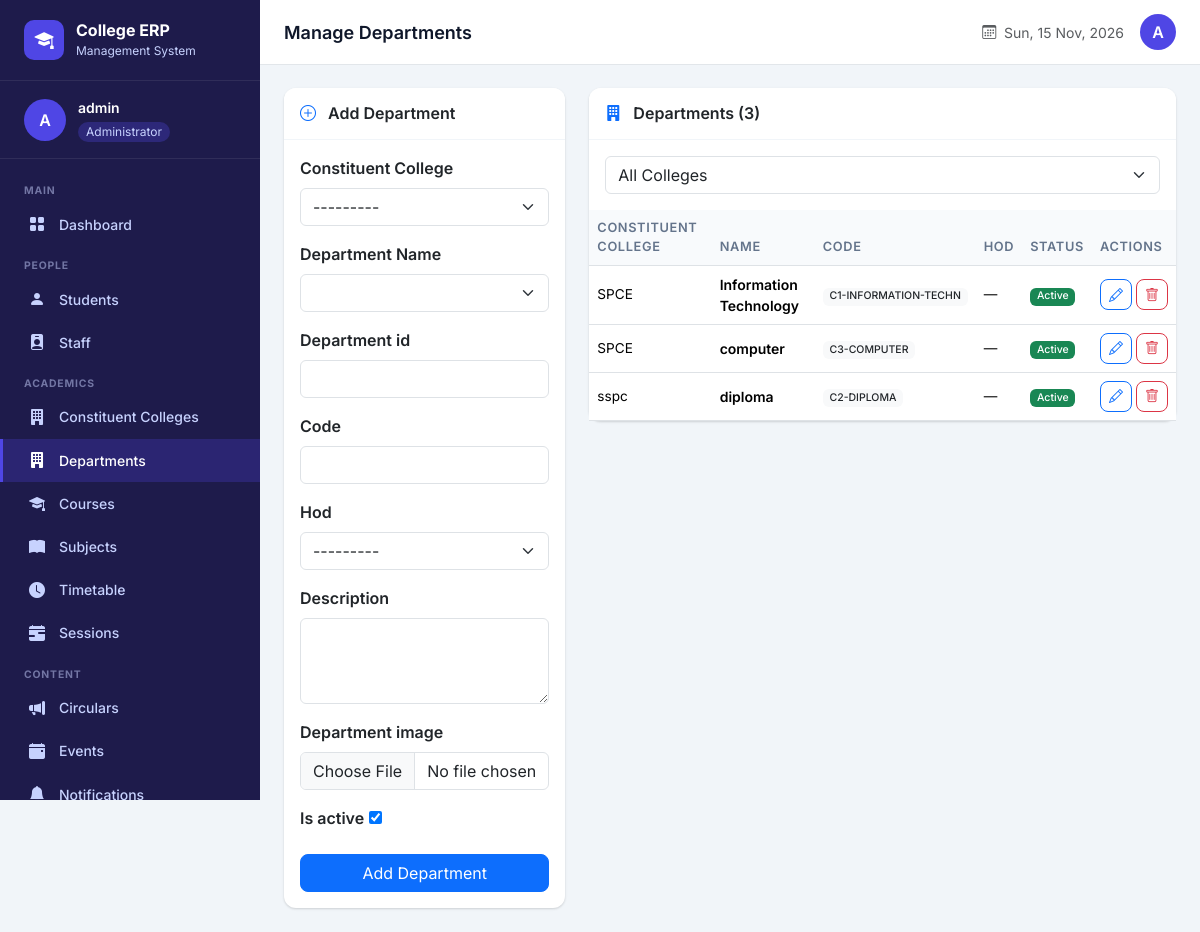
The app's page /departments/ (signed in) with its own data.
### account/models.py (models this page shows, shortened)
class Department(models.Model):
    department_id = models.CharField(max_length=20, unique=True)
    constituent_college = models.ForeignKey(
        ConstituentCollege,
        on_delete=models.CASCADE,
        related_name="departments"
    )
    name = models.CharField(max_length=100)
    code = models.CharField(max_length=20, unique=True)
    hod = models.ForeignKey(
        'faculty.Staff',
        on_delete=models.SET_NULL,
        null=True,
        blank=True,
        related_name='hod_department'
    )
    description = models.TextField(blank=True, null=True)
    department_image = models.ImageField(
        upload_to='department_images/',
        blank=True,
        null=True
    )
    is_active = models.BooleanField(default=True)
    created_at = models.DateTimeField(auto_now_add=True)
    class Meta:
        ordering = ['name']
        constraints = [
            models.UniqueConstraint(
                fields=['constituent_college', 'name'],
                name='unique_department_per_college'
            ),
    ]

### ERP/models.py (models this page shows)
class ConstituentCollege(models.Model):
    name = models.CharField(max_length=200)
    department_names = models.TextField(blank=True, null=True)
    def get_departments_list(self):
        if self.department_names:
            return [
                dept.strip()
                for dept in self.department_names.splitlines()
                if dept.strip()
            ]
        return []
    def __str__(self):
        return self.name

### account/views.py (the view)
    def wrapper(request, *args, **kwargs):
        if not request.user.is_authenticated:
            return redirect('login')
        try:
            staff = request.user.staff_profile
            if staff.role != 'admin' and not request.user.is_superuser:
                messages.error(request, "Access denied.")
                return redirect('login')
        except Staff.DoesNotExist:
            if not request.user.is_superuser:
                messages.error(request, "Access denied.")
                return redirect('login')
        return view_func(request, *args, **kwargs)

### account/views.py (called while the page is built, shortened)
def admin_required(view_func):
    def wrapper(request, *args, **kwargs):
        if not request.user.is_authenticated:
            return redirect('login')
        try:
            staff = request.user.staff_profile
            if staff.role != 'admin' and not request.user.is_superuser:
                messages.error(request, "Access denied.")
                return redirect('login')
        except Staff.DoesNotExist:
            if not request.user.is_superuser:
                messages.error(request, "Access denied.")
                return redirect('login')
        return view_func(request, *args, **kwargs)
    wrapper.__name__ = view_func.__name__
    return wrapper

def sync_college_departments(college):
    department_names = college.get_departments_list()
    for index, dept_name in enumerate(department_names, start=1):
        dept_name = dept_name.strip()
        if not dept_name:
            continue
        exists = Department.objects.filter(
            constituent_college=college,
            name__iexact=dept_name
        ).exists()
        if exists:
            continue

### faculty/models.py (called while the page is built)
    def __str__(self):
        return f"{self.name} ({self.get_role_display()})"

### templates/admin_panel/departments.html (shortened to what this page needs)
{% extends "admin_panel/base_admin.html" %}
{% block page_title %}Manage Departments{% endblock %}
{% block content %}
<div class="row g-4">
  <div class="col-lg-4">
    <div class="card">
      <div class="card-header py-3">
        <h6 class="mb-0 fw-semibold">
          <i class="bi bi-plus-circle text-primary me-2"></i>
          Add Department
        </h6>
      </div>
      <div class="card-body">
        <form method="POST" enctype="multipart/form-data">
          <div class="mb-3">
            <label class="form-label fw-semibold">
              Constituent College
            </label>
            {{ form.constituent_college }}
          </div>
          <div class="mb-3">
            <label class="form-label fw-semibold">
              Department Name
            </label>
            {{ form.name }}
          </div>
          {% for field in form %}
            {% if field.name != "constituent_college" and field.name != "name" %}
              <div class="mb-3">
                <label class="form-label fw-semibold">
                  {{ field.label }}
                </label>
                {{ field }}
              </div>
            {% endif %}
          {% endfor %}
          <button type="submit"
                  class="btn btn-primary w-100 rounded-3">
            Add Department
          </button>
        </form>
      </div>
    </div>
  </div>
  <div class="col-lg-8">
    <div class="card">
      <div class="card-header py-3">
        <h6 class="mb-0 fw-semibold">
          <i class="bi bi-building-fill text-primary me-2"></i>
          Departments ({{ departments|length }})
        </h6>
      </div>
      <div class="card-body p-0">
<div class="p-3">
    <form method="GET">
        <select name="college"
                class="form-select"
                onchange="this.form.submit()">
            <option value="">All Colleges</option>
        </select>
    </form>
</div>
        <div class="table-responsive">
          <table class="table mb-0">
            <thead>
              <tr>
                <th>Constituent College</th>
                <th>Name</th>
                <th>Code</th>
                <th>HOD</th>
                <th>Status</th>
                <th>Actions</th>
              </tr>
            </thead>
            <tbody>
              {% for dept in departments %}
              <tr>
                <td style="font-size:.85rem">
                  {{ dept.constituent_college }}
                </td>
                <td class="fw-semibold" style="font-size:.875rem">
                  {{ dept.name }}
                </td>
                <td>
                  <span class="badge bg-light text-dark">
                    {{ dept.code }}
                  </span>
                </td>
                <td style="font-size:.85rem">
                  {{ dept.hod|default:"—" }}
                </td>
                <td>
                  <span class="badge {% if dept.is_active %}bg-success{% else %}bg-secondary{% endif %}">
                    {{ dept.is_active|yesno:"Active,Inactive" }}
                  </span>
                </td>
                <td>
                  <div class="d-flex gap-1">
                    <a href="{% url 'edit_department' dept.id %}"
                       class="btn btn-sm btn-outline-primary rounded-3">
                       <i class="bi bi-pencil"></i>
                    </a>
                    <form method="POST"
                          action="{% url 'delete_department' dept.id %}"
                          onsubmit="return confirm('Delete?')">
                      <button class="btn btn-sm btn-outline-danger rounded-3">
                        <i class="bi bi-trash"></i>
                      </button>
                    </form>
                  </div>
                </td>
              </tr>
              {% empty %}
              <tr>
                <td colspan="6" class="text-center py-4 text-muted">
                  No departments
                </td>
              </tr>
              {% endfor %}
            </tbody>
          </table>
        </div>
      </div>
    </div>
  </div>
</div>
{% endblock %}

### templates/admin_panel/base_admin.html (shortened to what this page needs)
{% extends "base/layout.html" %}
{% block sidebar_user %}
  <div class="user-avatar-placeholder">A</div>
  <div class="user-info">
    <div class="user-name">{{ request.user.get_full_name|default:request.user.username }}</div>
    <span class="user-role">Administrator</span>
  </div>
{% endblock %}
{% block sidebar_nav %}
  <div class="sidebar-section-label">Main</div>
  <a href="{% url 'admin_dashboard' %}"><i class="bi bi-grid-fill"></i> Dashboard</a>
  <div class="sidebar-section-label">People</div>
  <a href="{% url 'admin_students' %}"><i class="bi bi-person-fill"></i> Students</a>
  <a href="{% url 'admin_staff_list' %}"><i class="bi bi-person-badge-fill"></i> Staff</a>
  <div class="sidebar-section-label">Academics</div>
  <a href="{% url 'admin_constituent' %}"><i class="bi bi-building-fill"></i> Constituent Colleges</a>
  <a href="{% url 'admin_departments' %}"><i class="bi bi-building-fill"></i> Departments</a>
  <a href="{% url 'admin_courses' %}"><i class="bi bi-mortarboard-fill"></i> Courses</a>
  <a href="{% url 'admin_subjects' %}"><i class="bi bi-book-fill"></i> Subjects</a>
  <a href="{% url 'admin_timetable' %}"><i class="bi bi-clock-fill"></i> Timetable</a>
  <a href="{% url 'admin_sessions' %}"><i class="bi bi-calendar-range-fill"></i> Sessions</a>
  <div class="sidebar-section-label">Content</div>
  <a href="{% url 'admin_circulars' %}"><i class="bi bi-megaphone-fill"></i> Circulars</a>
  <a href="{% url 'admin_events' %}"><i class="bi bi-calendar-event-fill"></i> Events</a>
  <a href="{% url 'admin_notifications' %}"><i class="bi bi-bell-fill"></i> Notifications</a>
{% endblock %}
{% block topbar_right %}
  <div style="width:36px;height:36px;background:#4f46e5;border-radius:50%;display:flex;align-items:center;justify-content:center;color:white;font-weight:600">
    A
  </div>
{% endblock %}

### templates/base/layout.html (style rules this page uses)
:root { --sidebar-width: 260px; --topbar-height: 64px; --primary: #4f46e5; --primary-dark: #3730a3; --sidebar-bg: #1e1b4b; --sidebar-hover: #312e81; --sidebar-text: #c7d2fe; --sidebar-active: #4f46e5; --card-shadow: 0 1px 3px rgba(0,0,0,.1), 0 1px 2px rgba(0,0,0,.06); }
* { font-family: 'Inter', sans-serif; }
body { background: #f1f5f9; min-height: 100vh; }
.sidebar-user .user-avatar-placeholder { width: 42px; height: 42px; border-radius: 50%; background: var(--primary); display: flex; align-items: center; justify-content: center; color: white; font-weight: 600; font-size: 1rem; flex-shrink: 0; }
.sidebar-user .user-info .user-name { color: white; font-weight: 600; font-size: .875rem; }
.sidebar-user .user-info .user-role { color: var(--sidebar-text); font-size: .75rem; background: rgba(79,70,229,.3); padding: 1px 8px; border-radius: 20px; display: inline-block; margin-top: 2px; }
.sidebar-section-label { color: rgba(199,210,254,.5); font-size: .65rem; font-weight: 700; text-transform: uppercase; letter-spacing: .08em; padding: .75rem 1.5rem .25rem; }
.sidebar-nav a { display: flex; align-items: center; gap: .75rem; padding: .6rem 1.5rem; color: var(--sidebar-text); text-decoration: none; font-size: .875rem; font-weight: 500; transition: all .15s; border-left: 3px solid transparent; }
.sidebar-nav a.active { background: rgba(79,70,229,.25); color: white; border-left-color: var(--primary); }
.sidebar-nav a i { font-size: 1rem; width: 20px; text-align: center; }
.card { border: none; box-shadow: var(--card-shadow); border-radius: 12px; }
.card-header { background: white; border-bottom: 1px solid #f1f5f9; border-radius: 12px 12px 0 0 !important; }
.table th { background: #f8fafc; font-size: .8rem; font-weight: 600; text-transform: uppercase; letter-spacing: .05em; color: #64748b; }
.table td { vertical-align: middle; font-size: .875rem; }
.badge { font-weight: 500; }

### records on screen
Department: constituent_college "SPCE", name "Information Technology", code "C1-INFORMATION-TECHN", hod "—", is_active "Active"
Department: constituent_college "SPCE", name "computer", code "C3-COMPUTER", hod "—", is_active "Active"
Department: constituent_college "sspc", name "diploma", code "C2-DIPLOMA", hod "—", is_active "Active"

### other values on screen
{{ request.user.get_full_name|default:request.user.username }} "admin"
{{ field.label }} "Department id" "Code" "Hod" "Description" "Department image" "Is active"
{{ departments|length }} "3"
